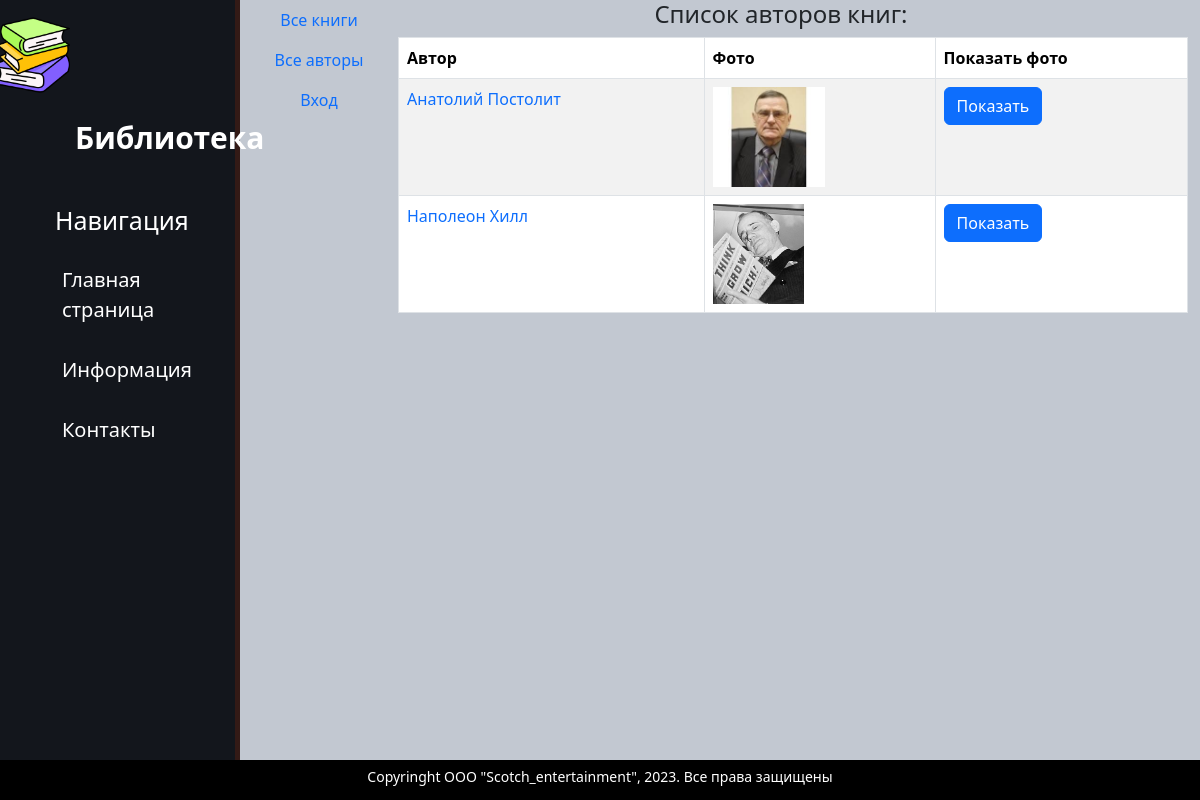
/authors/, run on an earlier commit of the app's database.
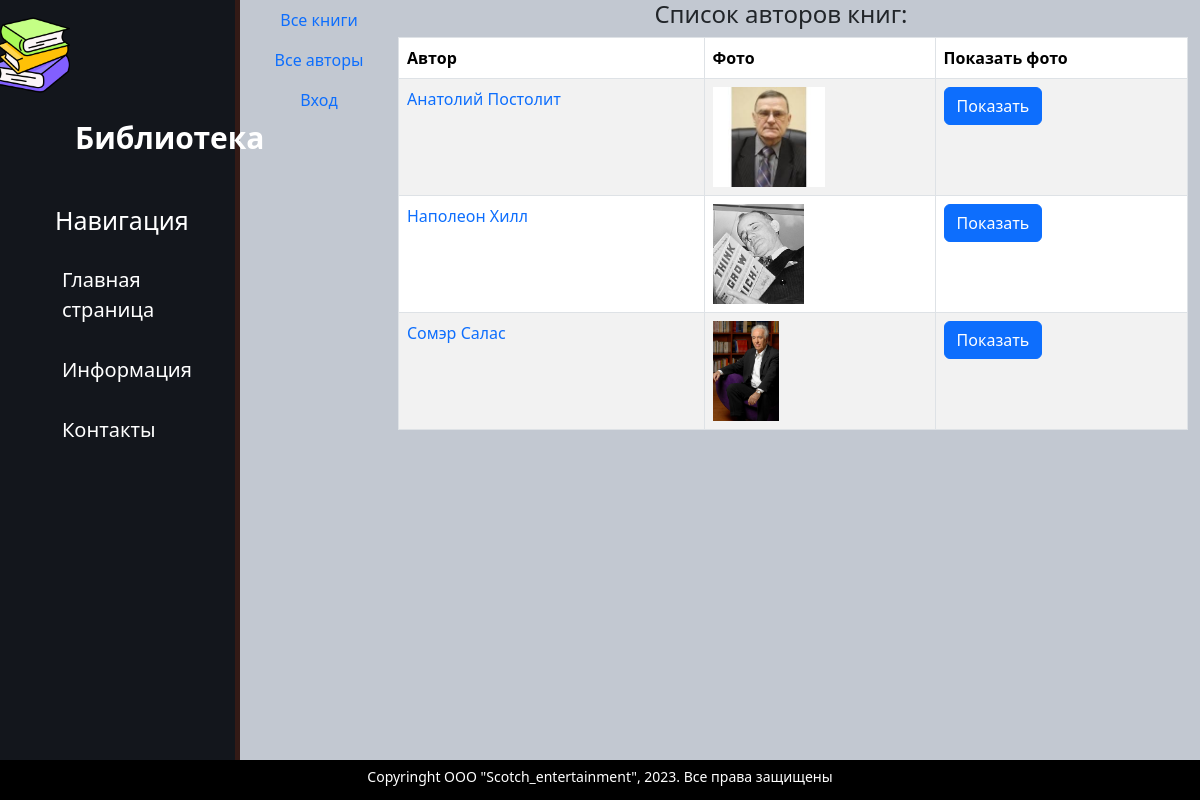
And on a later commit of the database.
### catalog/models.py (models this page shows, shortened)
class Author(models.Model):
    first_name = models.CharField(max_length=100,
                                  help_text="Введите имя автора",
                                  verbose_name="Имя автора")
    last_name = models.CharField(max_length=100,
                                 help_text="Введите фамилию автора",
                                 verbose_name="Фамилия автора")
    date_of_birth = models.DateField(
        help_text="Введите дату рождения",
        verbose_name="Дата рождения",
        null=True, blank=True)
    about = models.TextField(help_text="Введите сведения об авторе",
                             verbose_name="Сведения об авторе")
    photo = models.ImageField(upload_to='images',
                              help_text="Введите фото автора",
                              verbose_name="Фото автора",
                              null=True, blank=True)

### catalog/views.py (the view)
# urls.py: path('authors/', views.AuthorListView.as_view(), name='authors-list'),
class AuthorListView(ListView):
    model = Author
    paginate_by = 7

### templates/catalog/author_list.html
{% extends "catalog/base.html" %}
{% block content %}
    <div class="row text-center text-#19b7e3 lh-2">
        <h4>Список авторов книг:</h4>
    </div>
{% if author_list %}
    <table class="table table-striped table-bordered text-start ">
        <thead>
            <tr>
              <th> Автор </th>
              <th> Фото </th>
              <th> Показать фото </th>
            </tr>
        </thead>
        <tbody>
        {% for author in author_list.all %}
        <tr>
            <td><a href="{{ author.id }}"> {{ author.first_name }} {{ author.last_name }}</a></td>
            <td><img src="{{ author.photo.url }}" alt="connect" style="max-height:100px"></td>
            <td><a href="{{ author.photo.url }}" class="btn btn-primary" target="_blank"> Показать </a> </td>
        </tr>
        {% endfor %}
        </tbody>
    </table>
{% else %}
    <p> В базе данных нет авторов </p>
{% endif %}
{% endblock %}

What changed in the data, as far as the page shows it:
added Author: first_name "Сомэр", last_name "Салас", photo (picture)
